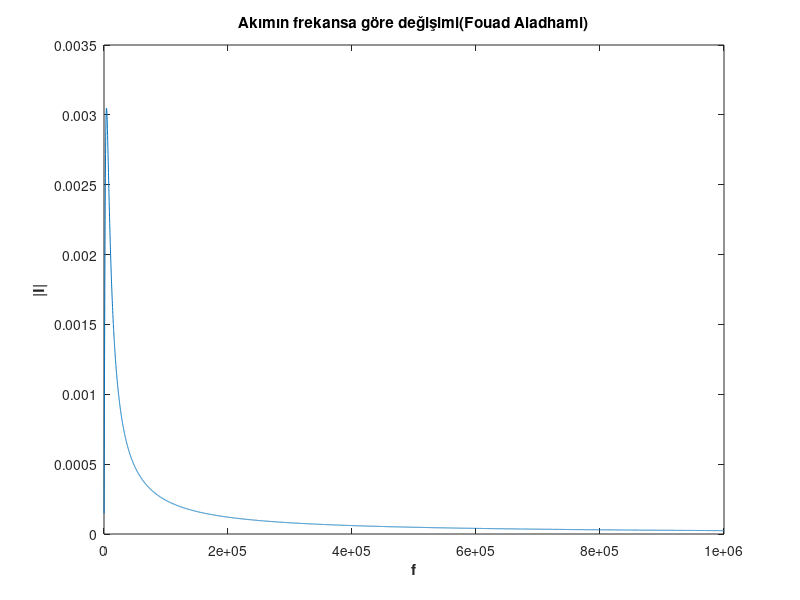

Recreate this plot in MATLAB.
Vs = 5;
%w = 10^4 * pi;
f = 100:100:10^6;
w = 2.*pi.*f;
Z1 = 820 + 1i.*w.*33*10^-3;
Z2 = 820 + 1./(1i.*w.*47.*10^-9);
Zr1 = 820;
Zr2 = 820;
Zl = 1i *w*33*10^-3;
Zc = 1./(1i.*w.*47.*10^-9);
Vz1 = (Z1./(Z1+Z2)) .* Vs;
Vz2 = (Z2./(Z1+Z2)) .* Vs;
Vr1 = (Zr1./(Z1+Z2)) .* Vs;
Vr2 = (Zr2./(Z1+Z2)) .* Vs;
Vl = (Zl./(Z1+Z2)) .* Vs;
Vc = (Zc./(Z1+Z2)) .* Vs;
Is = Vr2./Zr2;
plot(f, abs(Is))
title("Akımın frekansa göre değişimi(Fouad Aladhami)")
xlabel("f","FontWeight","bold")
ylabel("|I|","FontWeight","bold")
%Fouad Aladhami
